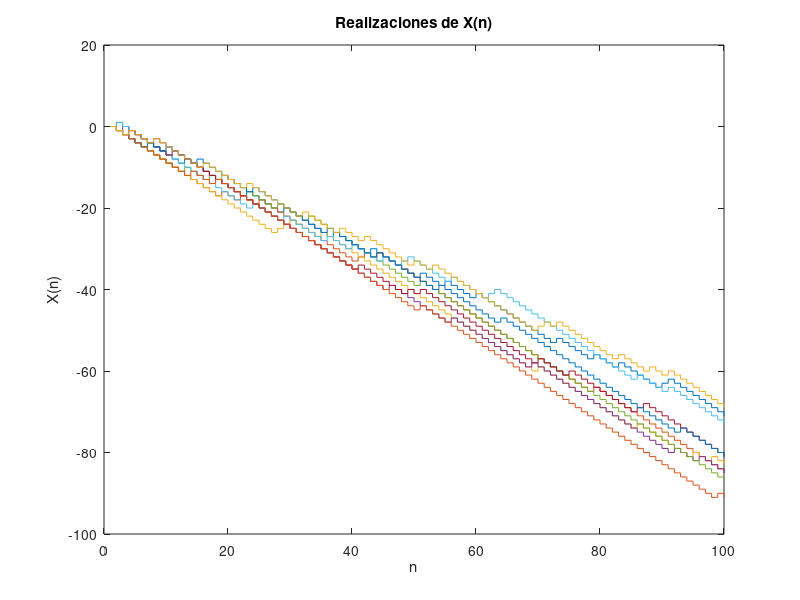
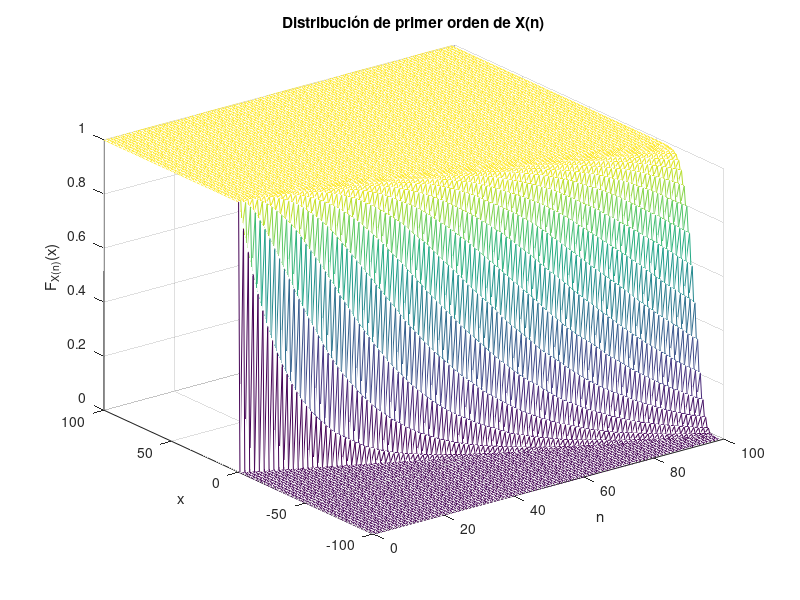
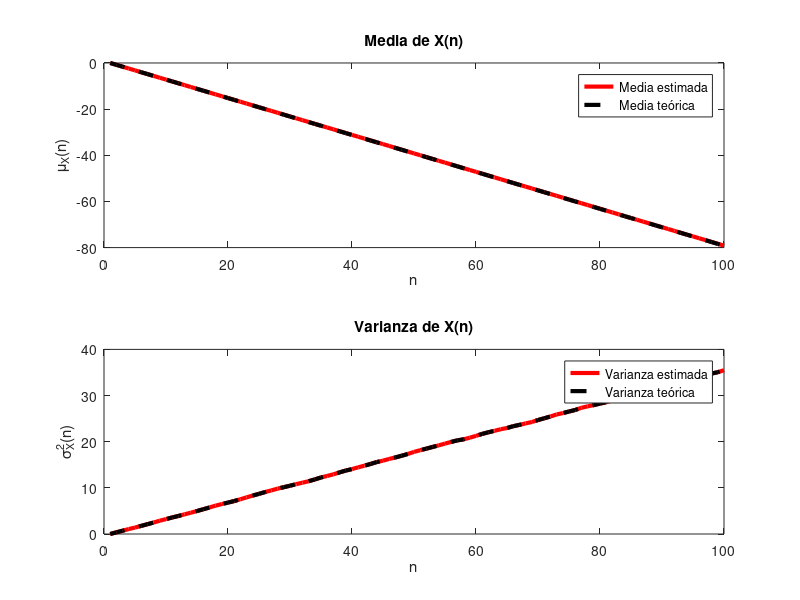
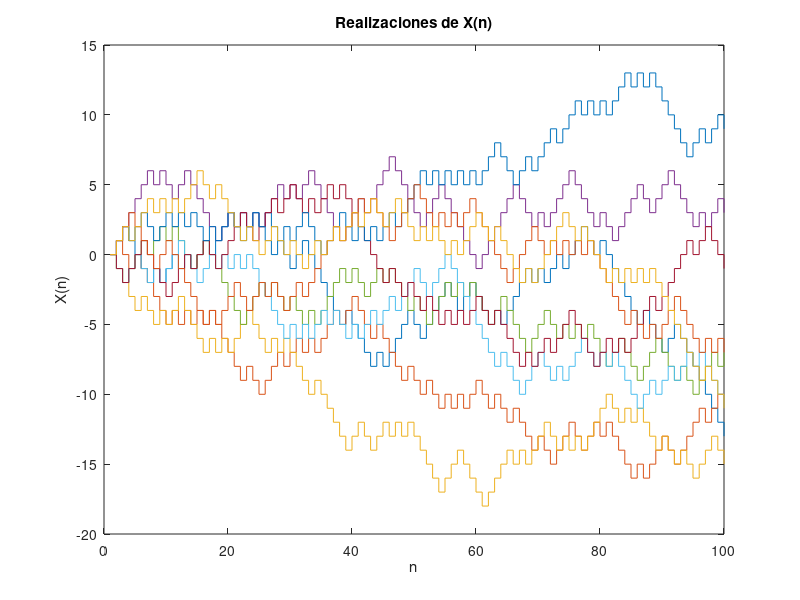

Write MATLAB code to recreate these figures, in order.
close all;
clear all;
clc;

pkg load statistics;

rand('seed', 69);

N = 1e4;
M = 100;

for p = [0.1 0.5 0.9]

  Z = rand(N, M-1) < p;

  U = 2 * Z - 1;

  X = [zeros(N, 1) cumsum(U, 2)];

  figure();
  stairs(X(1:10,:)');
  title('Realizaciones de X(n)');
  xlabel('n');
  ylabel('X(n)');

  n = 0:M-1;

  F_est = []

  for x = [-100:100]
    F_est = [F_est; mean(X <= x)];
  endfor

  figure();
  mesh(n, [-100:100], F_est);
  xlabel('n');
  ylabel('x');
  zlabel('F_{X(n)}(x)');
  title('Distribución de primer orden de X(n)');

  mu_est = mean(X);
  mu_teo = n * (2 * p - 1);

  figure();
  subplot(2, 1, 1);
  plot(mu_est, 'r-', 'linewidth', 3);
  hold on;
  plot(mu_teo, 'k--', 'linewidth', 3);
  title('Media de X(n)');
  legend(['Media estimada'; 'Media teórica']);
  xlabel('n');
  ylabel('\mu_X(n)');

  var_est = var(X);
  var_teo = 4 * n * p * (1 - p);

  subplot(2, 1, 2);
  plot(var_est, 'r-', 'linewidth', 3);
  hold on;
  plot(var_est, 'k--', 'linewidth', 3);
  title('Varianza de X(n)');
  legend(['Varianza estimada'; 'Varianza teórica']);
  xlabel('n');
  ylabel('\sigma^2_X(n)');
endfor
